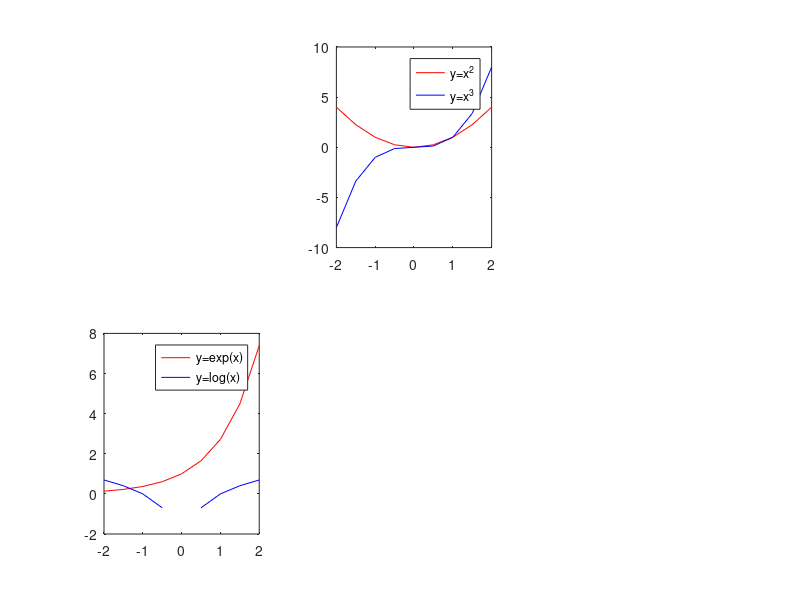

Write MATLAB code to recreate this figure.
x =[-2:0.5:2]

subplot(2,3,2)
plot(x,x.^2,'r-', x, x.^3,'b-')
legend(['y=x^2';'y=x^3'])

subplot(2,3,4)
plot(x,exp(x),'r-', x, log(x),'b-')
legend(['y=exp(x)';'y=log(x)'])